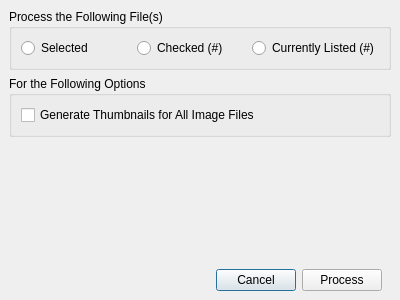
<?xml version="1.0" encoding="UTF-8"?>
<ui version="4.0">
 <class>DigDeeperDialog</class>
 <widget class="QDialog" name="DigDeeperDialog">
  <property name="windowModality">
   <enum>Qt::ApplicationModal</enum>
  </property>
  <property name="geometry">
   <rect>
    <x>0</x>
    <y>0</y>
    <width>400</width>
    <height>300</height>
   </rect>
  </property>
  <property name="windowTitle">
   <string>Dig Deeper</string>
  </property>
  <property name="modal">
   <bool>true</bool>
  </property>
  <layout class="QVBoxLayout" name="verticalLayout_2">
   <property name="leftMargin">
    <number>0</number>
   </property>
   <property name="topMargin">
    <number>0</number>
   </property>
   <property name="rightMargin">
    <number>0</number>
   </property>
   <property name="bottomMargin">
    <number>0</number>
   </property>
   <item>
    <layout class="QVBoxLayout" name="verticalLayout">
     <property name="spacing">
      <number>6</number>
     </property>
     <property name="leftMargin">
      <number>9</number>
     </property>
     <property name="topMargin">
      <number>9</number>
     </property>
     <property name="rightMargin">
      <number>9</number>
     </property>
     <property name="bottomMargin">
      <number>9</number>
     </property>
     <item>
      <widget class="QGroupBox" name="groupBox_2">
       <property name="title">
        <string>Process the Following File(s)</string>
       </property>
       <layout class="QVBoxLayout" name="verticalLayout_3">
        <item>
         <layout class="QHBoxLayout" name="horizontalLayout_2">
          <item>
           <widget class="QRadioButton" name="selectedFileRadioButton">
            <property name="text">
             <string>Selected</string>
            </property>
            <attribute name="buttonGroup">
             <string notr="true">exportButtonGroup</string>
            </attribute>
           </widget>
          </item>
          <item>
           <widget class="QRadioButton" name="checkedFileRadioButton">
            <property name="text">
             <string>Checked (#)</string>
            </property>
            <attribute name="buttonGroup">
             <string notr="true">exportButtonGroup</string>
            </attribute>
           </widget>
          </item>
          <item>
           <widget class="QRadioButton" name="listedFileRadioButton">
            <property name="text">
             <string>Currently Listed (#)</string>
            </property>
            <attribute name="buttonGroup">
             <string notr="true">exportButtonGroup</string>
            </attribute>
           </widget>
          </item>
         </layout>
        </item>
       </layout>
      </widget>
     </item>
     <item>
      <widget class="QGroupBox" name="groupBox">
       <property name="title">
        <string>For the Following Options</string>
       </property>
       <layout class="QVBoxLayout" name="verticalLayout_4">
        <item>
         <widget class="QCheckBox" name="thumbnailcheckBox">
          <property name="text">
           <string>Generate Thumbnails for All Image Files</string>
          </property>
         </widget>
        </item>
       </layout>
      </widget>
     </item>
     <item>
      <spacer name="verticalSpacer">
       <property name="orientation">
        <enum>Qt::Vertical</enum>
       </property>
       <property name="sizeHint" stdset="0">
        <size>
         <width>20</width>
         <height>40</height>
        </size>
       </property>
      </spacer>
     </item>
     <item>
      <layout class="QHBoxLayout" name="horizontalLayout">
       <property name="rightMargin">
        <number>9</number>
       </property>
       <item>
        <spacer name="horizontalSpacer">
         <property name="orientation">
          <enum>Qt::Horizontal</enum>
         </property>
         <property name="sizeHint" stdset="0">
          <size>
           <width>40</width>
           <height>20</height>
          </size>
         </property>
        </spacer>
       </item>
       <item>
        <widget class="QPushButton" name="cancelButton">
         <property name="text">
          <string>Cancel</string>
         </property>
        </widget>
       </item>
       <item>
        <widget class="QPushButton" name="processButton">
         <property name="text">
          <string>Process</string>
         </property>
        </widget>
       </item>
      </layout>
     </item>
    </layout>
   </item>
  </layout>
 </widget>
 <resources/>
 <connections>
  <connection>
   <sender>cancelButton</sender>
   <signal>clicked()</signal>
   <receiver>DigDeeperDialog</receiver>
   <slot>close()</slot>
   <hints>
    <hint type="sourcelabel">
     <x>255</x>
     <y>278</y>
    </hint>
    <hint type="destinationlabel">
     <x>199</x>
     <y>149</y>
    </hint>
   </hints>
  </connection>
 </connections>
 <buttongroups>
  <buttongroup name="exportButtonGroup"/>
 </buttongroups>
</ui>
